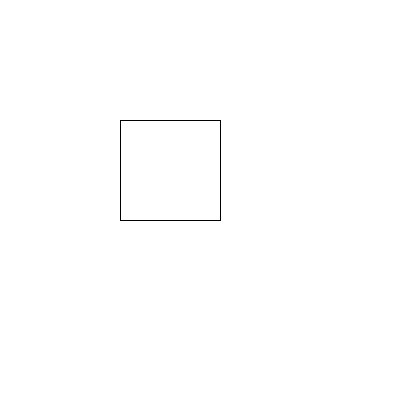
Frame 1 (no input)
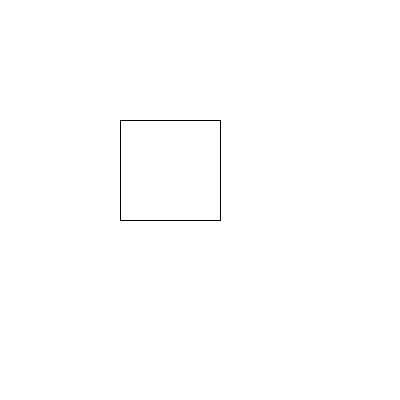
Frame 60 (the mouse pressed at the canvas centre just before this capture)
Frame 120 (the mouse held since frame 60 and released just before this capture): identical to frame 60, image omitted

The Processing sketch that drew these frames (run headless with seeded random() and noise(); from frame 60 on, the mouse is pressed at the canvas centre):

// Processing sketch: opd_9_4
// ── opd_9_4.pde
int a = 120;
int b = 120;
int c = 220;
int d = 220;

void setup(){
size(400, 400);
background(255,255,255);
}

void draw(){
line(a,b,a,d);
line(c,c,a,d);
line(c,b,c,c);
line(b,a,d,a);
}
